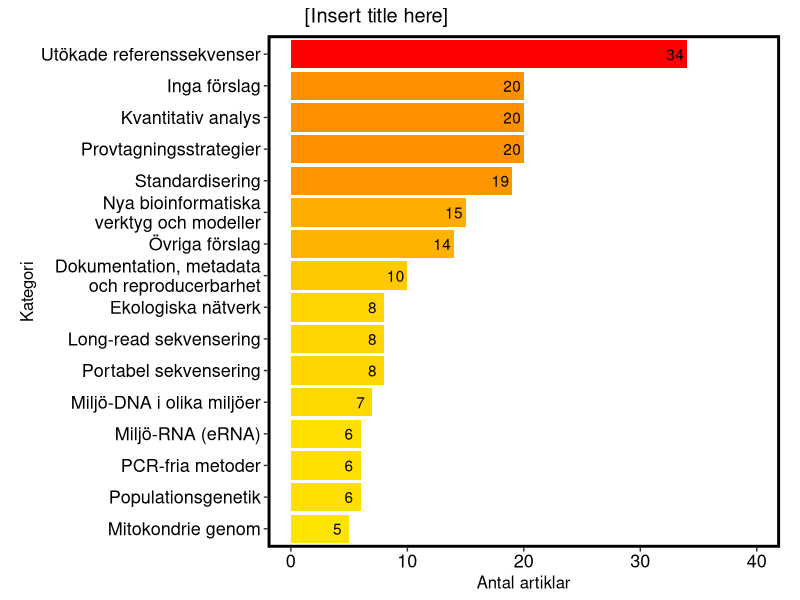

This figure's R source:
#!/usr/bin/env Rscript

library(ggplot2)
library(cowplot)

infile <- read.csv("RecommendationCategories.tsv", header=T, sep="\t")

svg("Förslag.svg")
ggplot(infile, aes(x=reorder(Category, NumberOfPapers), y=NumberOfPapers)) +
	geom_col(aes(fill=NumberOfPapers)) + coord_flip() +
	geom_text(aes(label=NumberOfPapers), nudge_y = -1) +
	scale_fill_gradient2(mid="yellow", high="red") +
	scale_x_discrete(labels=c("Mitokondrie genom",
				"Populationsgenetik",
				"PCR-fria metoder",
				"Miljö-RNA (eRNA)",
				"Miljö-DNA i olika miljöer",
				"Portabel sekvensering",
				"Long-read sekvensering",
				"Ekologiska nätverk",
				"Dokumentation, metadata\noch reproducerbarhet",
				"Övriga förslag",
				"Nya bioinformatiska\nverktyg och modeller",
				"Standardisering",
				"Provtagningsstrategier",
				"Kvantitativ analys",
				"Inga förslag",
				"Utökade referenssekvenser")) +
	labs(x = "Kategori", y="Antal artiklar",
		title = "[Insert title here]") +
	background_grid(major = "none", minor = "none") +
	scale_y_continuous(breaks=seq(0,40,10), limits=c(0,40)) +
	panel_border(colour = "black", size = 2) +
	theme(plot.title = element_text(hjust = 0.1)) +
	theme(panel.spacing = unit(0.1, "lines")) +
	theme(text=(element_text(size=12))) +
	theme(axis.text=(element_text(size=13, colour = "Black"))) +
	theme(panel.background = element_blank()) +
	theme(legend.position="none") +
	theme(aspect.ratio=1)
dev.off()
